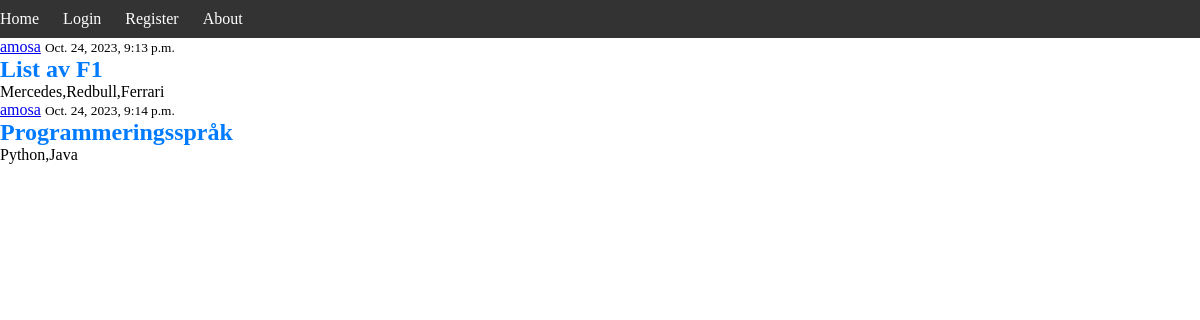
Before: / with the older database file.
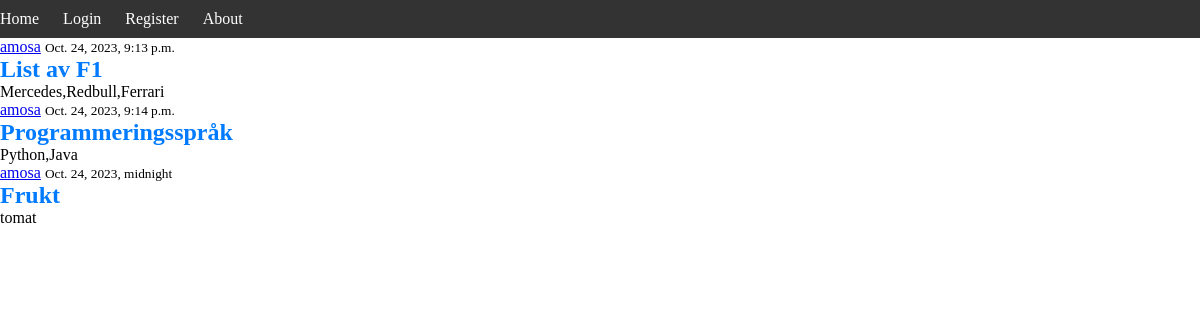
After: the same page with the newer database file.
### base/models.py (models this page shows)
class List(models.Model):
    title = models.CharField(max_length=100)
    content = models.TextField()
    date_posted = models.DateTimeField(default=timezone.now)
    author = models.ForeignKey(User, on_delete=models.CASCADE)

### base/views.py (the view)
# urls.py: 2. Add a URL to urlpatterns:  path('', views.home, name='home')
def home(request):
    context = {
        'posts': List.objects.all()
    }
    return render(request, 'base/home.html', context)

### base/templates/base/home.html
{% extends "base/mall.html" %}
{% block content %}
    {% if posts %}
        {% for post in posts %}
            <article class="post">
                <div class="post-author">
                    <a class="post-author-link" href="#">{{ post.author }}</a>
                    <small class="post-date text-muted">{{ post.date_posted }}</small>
                </div>
                <h2 class="post-title"><a class="article-title" href="#">{{ post.title }}</a></h2>
                <p class="post-content">{{ post.content }}</p>
            </article>
        {% endfor %}
    {% else %}
        <p class="no-posts-message">No posts available.</p>
    {% endif %}
{% endblock content %}

Changed rows visible on the page:
added List: author "amosa", date_posted "Oct. 24, 2023, midnight", title "Frukt", content "tomat"
